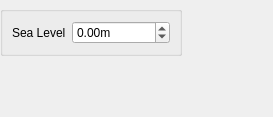
<?xml version="1.0" encoding="UTF-8"?>
<ui version="4.0">
 <class>WaterFitting</class>
 <widget class="QWidget" name="WaterFitting">
  <property name="geometry">
   <rect>
    <x>0</x>
    <y>0</y>
    <width>273</width>
    <height>117</height>
   </rect>
  </property>
  <property name="windowTitle">
   <string>Form</string>
  </property>
  <layout class="QVBoxLayout" name="verticalLayout">
   <property name="margin">
    <number>0</number>
   </property>
   <item>
    <widget class="picogen::qt4_gui::StashFrame" name="frame_3">
     <property name="frameShape">
      <enum>QFrame::NoFrame</enum>
     </property>
    </widget>
   </item>
   <item>
    <layout class="QHBoxLayout" name="horizontalLayout">
     <item>
      <widget class="QGroupBox" name="groupBox">
       <property name="title">
        <string/>
       </property>
       <layout class="QVBoxLayout" name="verticalLayout_2">
        <item>
         <layout class="QFormLayout" name="formLayout">
          <property name="fieldGrowthPolicy">
           <enum>QFormLayout::AllNonFixedFieldsGrow</enum>
          </property>
          <item row="0" column="0">
           <widget class="QLabel" name="label">
            <property name="text">
             <string>Sea Level</string>
            </property>
           </widget>
          </item>
          <item row="0" column="1">
           <widget class="QDoubleSpinBox" name="seaLevel">
            <property name="suffix">
             <string>m</string>
            </property>
            <property name="minimum">
             <double>-999999999.000000000000000</double>
            </property>
            <property name="maximum">
             <double>999999999.000000000000000</double>
            </property>
           </widget>
          </item>
         </layout>
        </item>
       </layout>
      </widget>
     </item>
     <item>
      <spacer name="horizontalSpacer">
       <property name="orientation">
        <enum>Qt::Horizontal</enum>
       </property>
       <property name="sizeHint" stdset="0">
        <size>
         <width>40</width>
         <height>20</height>
        </size>
       </property>
      </spacer>
     </item>
    </layout>
   </item>
   <item>
    <spacer name="verticalSpacer">
     <property name="orientation">
      <enum>Qt::Vertical</enum>
     </property>
     <property name="sizeHint" stdset="0">
      <size>
       <width>20</width>
       <height>172</height>
      </size>
     </property>
    </spacer>
   </item>
  </layout>
 </widget>
 <customwidgets>
  <customwidget>
   <class>picogen::qt4_gui::StashFrame</class>
   <extends>QFrame</extends>
   <header>stashframe.h</header>
   <container>1</container>
  </customwidget>
 </customwidgets>
 <resources/>
 <connections/>
</ui>
